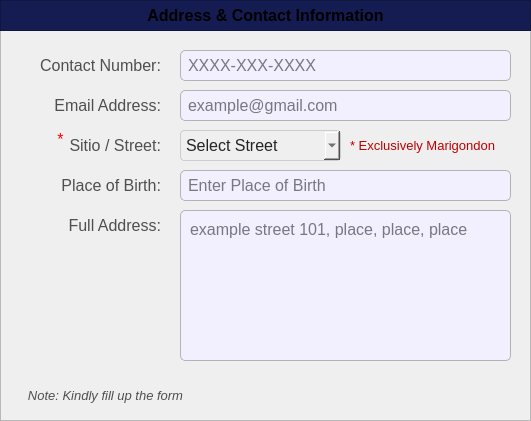
  <widget class="QFrame" name="basePopUpBodyFrame">
   <property name="geometry">
    <rect>
     <x>620</x>
     <y>60</y>
     <width>531</width>
     <height>421</height>
    </rect>
   </property>
   <property name="styleSheet">
    <string notr="true">#basePopUpBodyFrame {
	background-color: rgb(247, 247, 247);
	border: 1px solid rgb(194, 194, 194);
	border-radius: 10px;
}</string>
   </property>
   <property name="frameShape">
    <enum>QFrame::Shape::StyledPanel</enum>
   </property>
   <property name="frameShadow">
    <enum>QFrame::Shadow::Raised</enum>
   </property>
   <widget class="QFrame" name="basePopUpTitleFrame_3">
    <property name="geometry">
     <rect>
      <x>0</x>
      <y>0</y>
      <width>531</width>
      <height>31</height>
     </rect>
    </property>
    <property name="styleSheet">
     <string notr="true">#basePopUpTitleFrame_3 {
	background-color: #141c52;
}</string>
    </property>
    <property name="frameShape">
     <enum>QFrame::Shape::StyledPanel</enum>
    </property>
    <property name="frameShadow">
     <enum>QFrame::Shadow::Raised</enum>
    </property>
    <widget class="QLabel" name="label_title_3">
     <property name="geometry">
      <rect>
       <x>0</x>
       <y>0</y>
       <width>531</width>
       <height>31</height>
      </rect>
     </property>
     <property name="font">
      <font>
       <family>Arial</family>
       <pointsize>12</pointsize>
       <bold>true</bold>
      </font>
     </property>
     <property name="styleSheet">
      <string notr="true">#label_title{
	background-color:transparent;
	color: rgb(255, 255, 255);
}</string>
     </property>
     <property name="text">
      <string>Address &amp; Contact Information</string>
     </property>
     <property name="alignment">
      <set>Qt::AlignmentFlag::AlignCenter</set>
     </property>
    </widget>
   </widget>
   <widget class="QLabel" name="labelNote2">
    <property name="geometry">
     <rect>
      <x>350</x>
      <y>130</y>
      <width>151</width>
      <height>31</height>
     </rect>
    </property>
    <property name="font">
     <font>
      <family>Arial</family>
      <pointsize>10</pointsize>
      <bold>false</bold>
     </font>
    </property>
    <property name="styleSheet">
     <string notr="true">#labelNote2 {
	background-color: transparent;
	color: #bd0000;
}
</string>
    </property>
    <property name="text">
     <string>* Exclusively Marigondon</string>
    </property>
    <property name="alignment">
     <set>Qt::AlignmentFlag::AlignLeading|Qt::AlignmentFlag::AlignLeft|Qt::AlignmentFlag::AlignVCenter</set>
    </property>
   </widget>
   <widget class="QComboBox" name="register_citizen_comboBox_Sitio">
    <property name="geometry">
     <rect>
      <x>180</x>
      <y>130</y>
      <width>161</width>
      <height>31</height>
     </rect>
    </property>
    <property name="font">
     <font>
      <family>Arial</family>
      <pointsize>12</pointsize>
     </font>
    </property>
    <property name="styleSheet">
     <string notr="true">#register_citizen_comboBox_Sitio{
	background-color: rgb(239, 239, 239); /* Correct property name */
    color: #242424; /* Set text color to black for better contrast */
    border: 1px solid #ccc; /* Optional: Add a light border */
    padding: 5px; /* Optional: Add some padding */
    border-radius: 4px; /* Optional: Rounded corners */
}</string>
    </property>
    <property name="placeholderText">
     <string>Select Street</string>
    </property>
    <property name="duplicatesEnabled">
     <bool>false</bool>
    </property>
    <item>
     <property name="text">
      <string>None</string>
     </property>
    </item>
   </widget>
   <widget class="QLineEdit" name="register_citizen_Email">
    <property name="geometry">
     <rect>
      <x>180</x>
      <y>90</y>
      <width>331</width>
      <height>31</height>
     </rect>
    </property>
    <property name="font">
     <font>
      <family>Arial</family>
      <pointsize>12</pointsize>
     </font>
    </property>
    <property name="styleSheet">
     <string notr="true">#register_citizen_Email{
	border: 1px solid #b3b3b3;  /* Black border */
    border-radius: 5px;        /* Rounded corners */
    padding: 5px;               /* Inner spacing */
    background-color: #f2efff;  /* Gray background */
    color: #000000; 
}

</string>
    </property>
    <property name="text">
     <string/>
    </property>
    <property name="maxLength">
     <number>50</number>
    </property>
    <property name="placeholderText">
     <string>example@gmail.com</string>
    </property>
   </widget>
   <widget class="QLabel" name="register_citizen_labelSitio">
    <property name="geometry">
     <rect>
      <x>10</x>
      <y>130</y>
      <width>151</width>
      <height>31</height>
     </rect>
    </property>
    <property name="font">
     <font>
      <family>Arial</family>
      <pointsize>12</pointsize>
      <bold>false</bold>
     </font>
    </property>
    <property name="styleSheet">
     <string notr="true">#register_citizen_labelSitio {
	background-color: transparent;
	color: #4f4f4f;
}
</string>
    </property>
    <property name="text">
     <string>Sitio / Street:</string>
    </property>
    <property name="alignment">
     <set>Qt::AlignmentFlag::AlignRight|Qt::AlignmentFlag::AlignTrailing|Qt::AlignmentFlag::AlignVCenter</set>
    </property>
   </widget>
   <widget class="QLabel" name="register_citizen_labelEmail">
    <property name="geometry">
     <rect>
      <x>40</x>
      <y>90</y>
      <width>121</width>
      <height>31</height>
     </rect>
    </property>
    <property name="font">
     <font>
      <family>Arial</family>
      <pointsize>12</pointsize>
     </font>
    </property>
    <property name="styleSheet">
     <string notr="true">#register_citizen_labelEmail{
	background-color:transparent;
	color:#4f4f4f;
}</string>
    </property>
    <property name="text">
     <string>Email Address:</string>
    </property>
    <property name="alignment">
     <set>Qt::AlignmentFlag::AlignRight|Qt::AlignmentFlag::AlignTrailing|Qt::AlignmentFlag::AlignVCenter</set>
    </property>
   </widget>
   <widget class="QLabel" name="register_citizen_labelContactNumber">
    <property name="geometry">
     <rect>
      <x>40</x>
      <y>50</y>
      <width>121</width>
      <height>31</height>
     </rect>
    </property>
    <property name="font">
     <font>
      <family>Arial</family>
      <pointsize>12</pointsize>
     </font>
    </property>
    <property name="styleSheet">
     <string notr="true">#register_citizen_labelContactNumber{
	background-color:transparent;
	color:#4f4f4f;
}</string>
    </property>
    <property name="text">
     <string>Contact Number:</string>
    </property>
    <property name="alignment">
     <set>Qt::AlignmentFlag::AlignRight|Qt::AlignmentFlag::AlignTrailing|Qt::AlignmentFlag::AlignVCenter</set>
    </property>
   </widget>
   <widget class="QLabel" name="register_citizen_labelPermAddress">
    <property name="geometry">
     <rect>
      <x>10</x>
      <y>210</y>
      <width>151</width>
      <height>31</height>
     </rect>
    </property>
    <property name="font">
     <font>
      <family>Arial</family>
      <pointsize>12</pointsize>
      <bold>false</bold>
     </font>
    </property>
    <property name="styleSheet">
     <string notr="true">#register_citizen_labelPermAddress {
	background-color: transparent;
	color: #4f4f4f;
}
</string>
    </property>
    <property name="text">
     <string>Full Address:</string>
    </property>
    <property name="alignment">
     <set>Qt::AlignmentFlag::AlignRight|Qt::AlignmentFlag::AlignTrailing|Qt::AlignmentFlag::AlignVCenter</set>
    </property>
   </widget>
   <widget class="QLineEdit" name="register_citizen_ContactNumber">
    <property name="geometry">
     <rect>
      <x>180</x>
      <y>50</y>
      <width>331</width>
      <height>31</height>
     </rect>
    </property>
    <property name="font">
     <font>
      <family>Arial</family>
      <pointsize>12</pointsize>
     </font>
    </property>
    <property name="styleSheet">
     <string notr="true">#register_citizen_ContactNumber{
	border: 1px solid #b3b3b3;  /* Black border */
    border-radius: 5px;        /* Rounded corners */
    padding: 5px;               /* Inner spacing */
    background-color: #f2efff;  /* Gray background */
    color: #000000; 
}

</string>
    </property>
    <property name="text">
     <string/>
    </property>
    <property name="maxLength">
     <number>11</number>
    </property>
    <property name="placeholderText">
     <string>XXXX-XXX-XXXX</string>
    </property>
   </widget>
   <widget class="QLabel" name="register_citizen_labelpob">
    <property name="geometry">
     <rect>
      <x>50</x>
      <y>170</y>
      <width>111</width>
      <height>31</height>
     </rect>
    </property>
    <property name="font">
     <font>
      <family>Arial</family>
      <pointsize>12</pointsize>
     </font>
    </property>
    <property name="styleSheet">
     <string notr="true">#register_citizen_labelpob{
	background-color:transparent;
	color:#4f4f4f;
}</string>
    </property>
    <property name="text">
     <string>Place of Birth:</string>
    </property>
    <property name="alignment">
     <set>Qt::AlignmentFlag::AlignRight|Qt::AlignmentFlag::AlignTrailing|Qt::AlignmentFlag::AlignVCenter</set>
    </property>
   </widget>
   <widget class="QLineEdit" name="register_citizen_Pob">
    <property name="geometry">
     <rect>
      <x>180</x>
      <y>170</y>
      <width>331</width>
      <height>31</height>
     </rect>
    </property>
    <property name="font">
     <font>
      <family>Arial</family>
      <pointsize>12</pointsize>
     </font>
    </property>
    <property name="toolTipDuration">
     <number>0</number>
    </property>
    <property name="styleSheet">
     <string notr="true">#register_citizen_Pob{
	border: 1px solid #b3b3b3;  /* Black border */
    border-radius: 5px;        /* Rounded corners */
    padding: 5px;               /* Inner spacing */
    background-color: #f2efff;  /* Gray background */
    color: #000000; 
}

</string>
    </property>
    <property name="text">
     <string/>
    </property>
    <property name="maxLength">
     <number>50</number>
    </property>
    <property name="placeholderText">
     <string>Enter Place of Birth</string>
    </property>
   </widget>
   <widget class="QLabel" name="labelNote">
    <property name="geometry">
     <rect>
      <x>10</x>
      <y>380</y>
      <width>191</width>
      <height>31</height>
     </rect>
    </property>
    <property name="font">
     <font>
      <family>Arial</family>
      <pointsize>10</pointsize>
      <italic>true</italic>
      <bold>false</bold>
     </font>
    </property>
    <property name="styleSheet">
     <string notr="true">#labelNote {
	background-color: transparent;
	color: #4f4f4f;
}
</string>
    </property>
    <property name="text">
     <string>Note: Kindly fill up the form</string>
    </property>
    <property name="alignment">
     <set>Qt::AlignmentFlag::AlignCenter</set>
    </property>
   </widget>
   <widget class="QPlainTextEdit" name="register_citizen_FullAddress">
    <property name="geometry">
     <rect>
      <x>180</x>
      <y>210</y>
      <width>331</width>
      <height>151</height>
     </rect>
    </property>
    <property name="font">
     <font>
      <family>Arial</family>
      <pointsize>12</pointsize>
     </font>
    </property>
    <property name="styleSheet">
     <string notr="true">#register_citizen_FullAddress{
	border: 1px solid #b3b3b3;  /* Black border */
    border-radius: 5px;        /* Rounded corners */
    padding: 5px;               /* Inner spacing */
    background-color: #f2efff;  /* Gray background */
    color: #000000; 
}

</string>
    </property>
    <property name="placeholderText">
     <string>example street 101, place, place, place</string>
    </property>
   </widget>
   <widget class="QLabel" name="label_req_7">
    <property name="geometry">
     <rect>
      <x>50</x>
      <y>130</y>
      <width>21</width>
      <height>20</height>
     </rect>
    </property>
    <property name="font">
     <font>
      <family>Arial</family>
      <pointsize>12</pointsize>
      <bold>false</bold>
     </font>
    </property>
    <property name="styleSheet">
     <string notr="true">#label_req_7 {
	background-color: transparent;
	color: red;
}
</string>
    </property>
    <property name="text">
     <string>*</string>
    </property>
    <property name="alignment">
     <set>Qt::AlignmentFlag::AlignHCenter|Qt::AlignmentFlag::AlignTop</set>
    </property>
   </widget>
  </widget>
